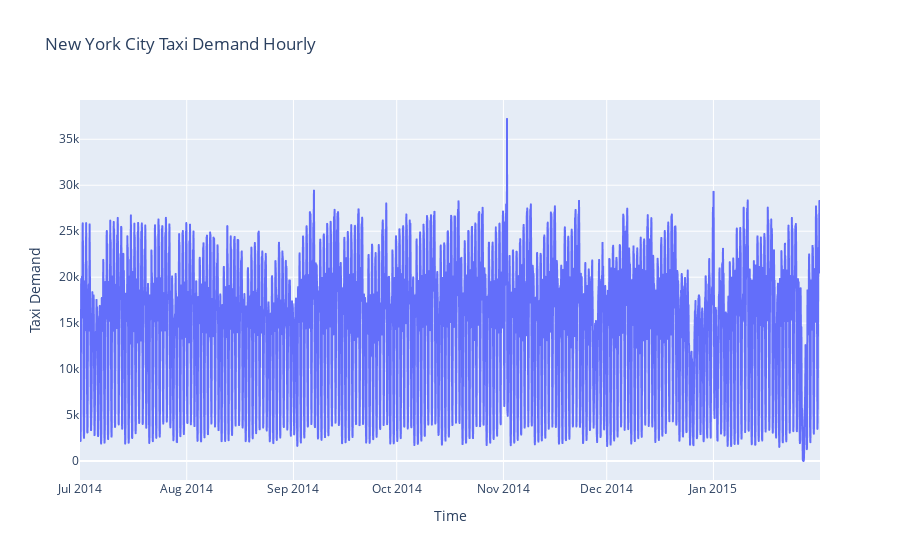
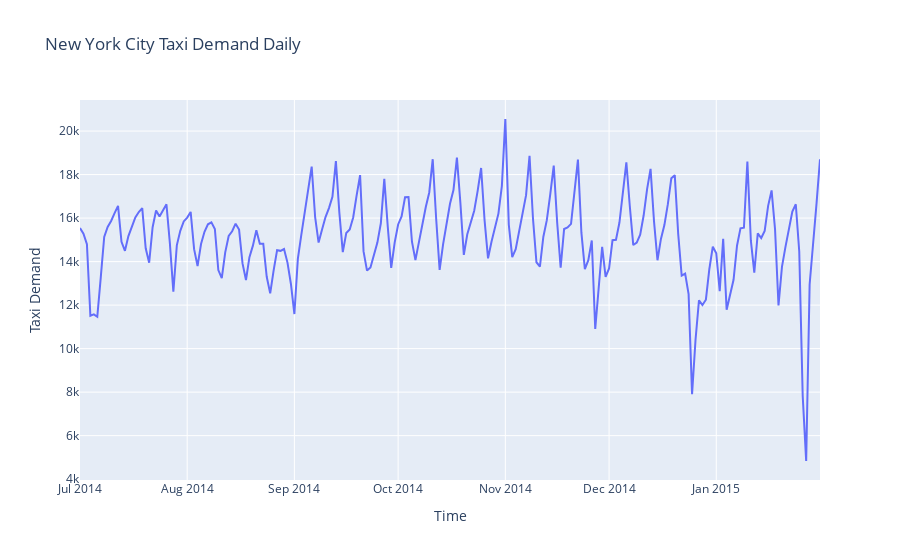
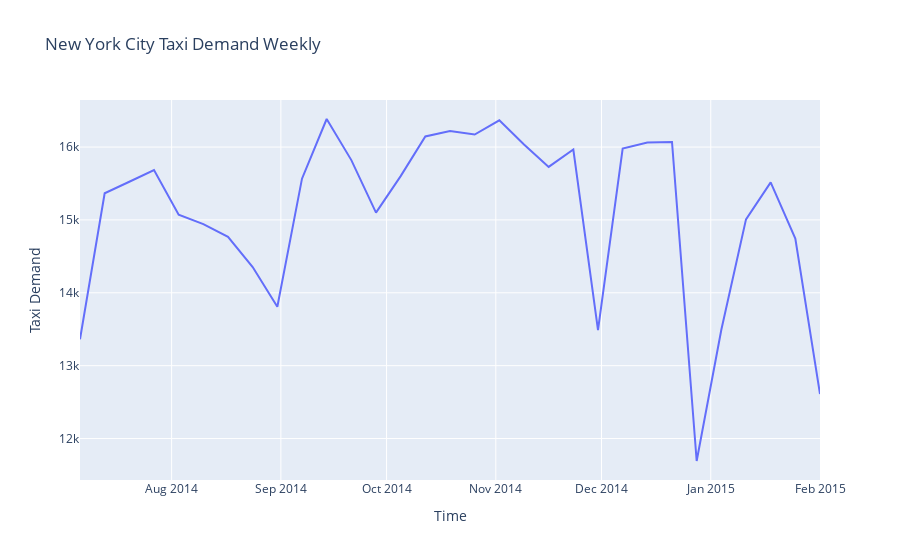

Write notebook code for charts like these, in order.
### Code cell
import pandas as pd
import plotly.express as px

# Plot for Hourly Taxi Demand
fig_hourly = px.line(hourly_data, x=hourly_data.index, y='value',
                      title="New York City Taxi Demand Hourly",
                      labels={'value': 'Taxi Demand', 'timestamp': 'Time'})

# Plot for Daily Taxi Demand
fig_daily = px.line(daily_data, x=daily_data.index, y='value',
                     title="New York City Taxi Demand Daily",
                     labels={'value': 'Taxi Demand', 'timestamp': 'Time'})

# Plot for Weekly Taxi Demand
fig_weekly = px.line(weekly_data, x=weekly_data.index, y='value',
                      title="New York City Taxi Demand Weekly",
                      labels={'value': 'Taxi Demand', 'timestamp': 'Time'})

# Show plots
fig_hourly.show()
fig_daily.show()
fig_weekly.show()

### Figure 1 — Plotly figure (JSON) as saved in the notebook; plotly's stock layout.template omitted (floating-point values rounded to 4 significant figures; data arrays with more than 128 entries replaced by an {"elided": "..."} marker saying what was removed)
{"data": [{"hovertemplate": "Time=%{x}<br>Taxi Demand=%{y}<extra></extra>", "legendgroup": "", "line": {"color": "#636efa", "dash": "solid"}, "marker": {"symbol": "circle"}, "mode": "lines", "name": "", "showlegend": false, "type": "scattergl", "x": {"elided": "5160 str values"}, "xaxis": "x", "y": {"elided": "5160 int values"}, "yaxis": "y"}], "layout": {"autosize": true, "legend": {"tracegroupgap": 0}, "title": {"text": "New York City Taxi Demand Hourly"}, "xaxis": {"anchor": "y", "autorange": true, "domain": [0, 1], "range": ["2014-07-01", "2015-01-31 23:00"], "title": {"text": "Time"}, "type": "date"}, "yaxis": {"anchor": "x", "autorange": true, "domain": [0, 1], "range": [-2056.0, 39270.0], "title": {"text": "Taxi Demand"}, "type": "linear"}}}

### Figure 2 — Plotly figure (JSON) as saved in the notebook; plotly's stock layout.template omitted (floating-point values rounded to 4 significant figures; data arrays with more than 128 entries replaced by an {"elided": "..."} marker saying what was removed)
{"data": [{"hovertemplate": "Time=%{x}<br>Taxi Demand=%{y}<extra></extra>", "legendgroup": "", "line": {"color": "#636efa", "dash": "solid"}, "marker": {"symbol": "circle"}, "mode": "lines", "name": "", "orientation": "v", "showlegend": false, "type": "scatter", "x": {"elided": "215 str values"}, "xaxis": "x", "y": {"elided": "215 int values"}, "yaxis": "y"}], "layout": {"autosize": true, "legend": {"tracegroupgap": 0}, "title": {"text": "New York City Taxi Demand Daily"}, "xaxis": {"anchor": "y", "autorange": true, "domain": [0, 1], "range": ["2014-07-01", "2015-01-31"], "title": {"text": "Time"}, "type": "date"}, "yaxis": {"anchor": "x", "autorange": true, "domain": [0, 1], "range": [3962.0, 21430.0], "title": {"text": "Taxi Demand"}, "type": "linear"}}}

### Figure 3 — Plotly figure (JSON) as saved in the notebook; plotly's stock layout.template omitted (floating-point values rounded to 4 significant figures)
{"data": [{"hovertemplate": "Time=%{x}<br>Taxi Demand=%{y}<extra></extra>", "legendgroup": "", "line": {"color": "#636efa", "dash": "solid"}, "marker": {"symbol": "circle"}, "mode": "lines", "name": "", "orientation": "v", "showlegend": false, "type": "scatter", "x": ["2014-07-06T00:00:00", "2014-07-13T00:00:00", "2014-07-20T00:00:00", "2014-07-27T00:00:00", "2014-08-03T00:00:00", "2014-08-10T00:00:00", "2014-08-17T00:00:00", "2014-08-24T00:00:00", "2014-08-31T00:00:00", "2014-09-07T00:00:00", "2014-09-14T00:00:00", "2014-09-21T00:00:00", "2014-09-28T00:00:00", "2014-10-05T00:00:00", "2014-10-12T00:00:00", "2014-10-19T00:00:00", "2014-10-26T00:00:00", "2014-11-02T00:00:00", "2014-11-09T00:00:00", "2014-11-16T00:00:00", "2014-11-23T00:00:00", "2014-11-30T00:00:00", "2014-12-07T00:00:00", "2014-12-14T00:00:00", "2014-12-21T00:00:00", "2014-12-28T00:00:00", "2015-01-04T00:00:00", "2015-01-11T00:00:00", "2015-01-18T00:00:00", "2015-01-25T00:00:00", "2015-02-01T00:00:00"], "xaxis": "x", "y": [13361, 15366, 15524, 15685, 15071, 14943, 14767, 14354, 13809, 15566, 16385, 15821, 15101, 15601, 16145, 16220, 16172, 16367, 16034, 15728, 15966, 13487, 15980, 16062, 16069, 11692, 13493, 15008, 15516, 14744, 12611], "yaxis": "y"}], "layout": {"autosize": true, "legend": {"tracegroupgap": 0}, "title": {"text": "New York City Taxi Demand Weekly"}, "xaxis": {"anchor": "y", "autorange": true, "domain": [0, 1], "range": ["2014-07-06", "2015-02-01"], "title": {"text": "Time"}, "type": "date"}, "yaxis": {"anchor": "x", "autorange": true, "domain": [0, 1], "range": [11430.0, 16650.0], "title": {"text": "Taxi Demand"}, "type": "linear"}}}
